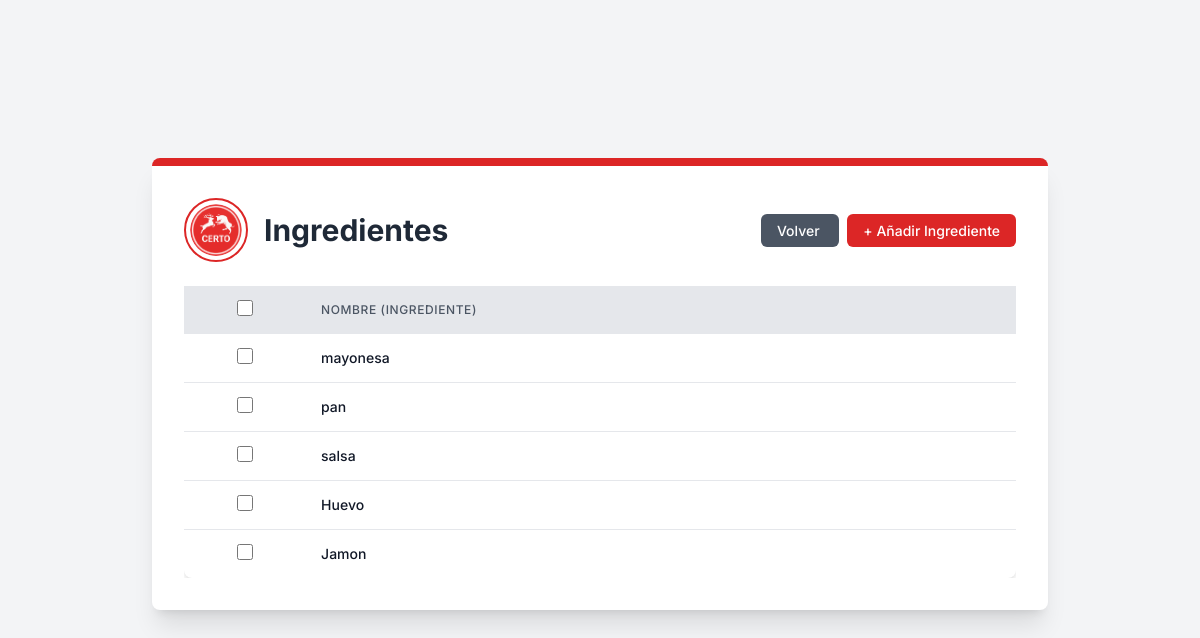
Before: /comedor/ingredients/ (signed in) with the older database file.
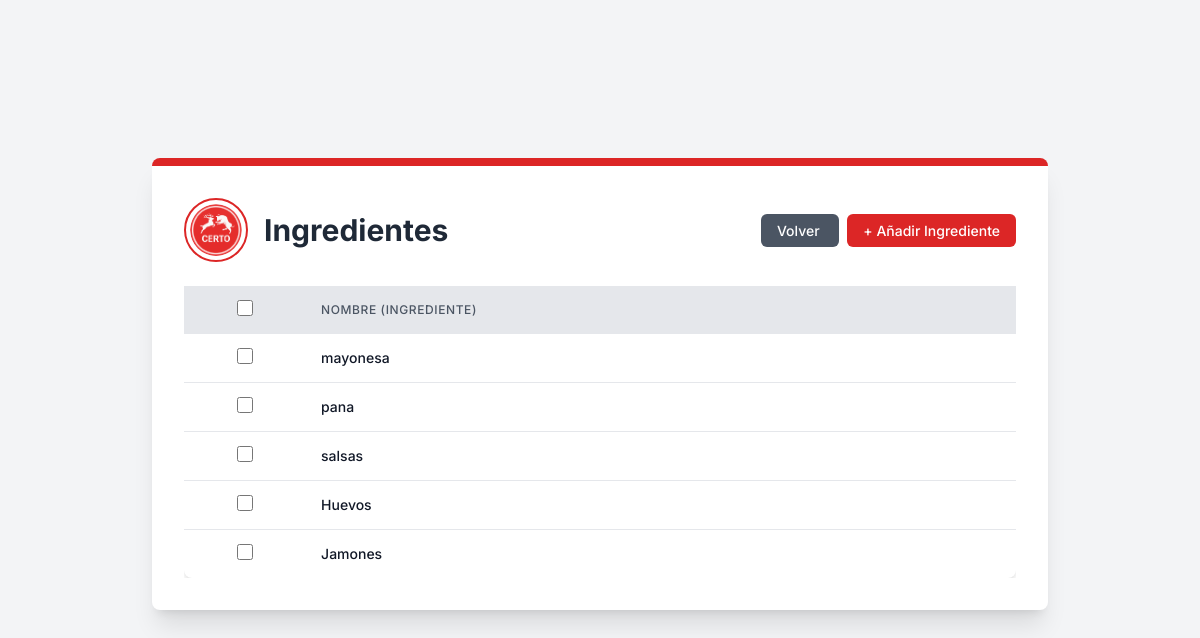
After: the same page with the newer database file.
### comedor/models.py (models this page shows, shortened)
class Ingredientes(models.Model):
    nombre = models.CharField(max_length=100, verbose_name='Nombre')
    class Meta:
        verbose_name = 'Ingrediente'
        verbose_name_plural = 'Ingredientes'

### comedor/views.py (the view)
# urls.py: path("ingredients/", views.ingredients, name="ingredients"),
def ingredients(request):
    if request.user.is_authenticated:
        ingredients = Ingredientes.objects.all()
        return render(request, 'Ingredients/ingredients_list_view.html', {'ingredientes': ingredients})
    else:
        return redirect('core:signInUp')

### comedor/templates/Ingredients/ingredients_list_view.html (shortened to what this page needs)
{% extends "main.html" %} {% load static %}{% block content %}
<div
  class="bg-white p-8 rounded-lg shadow-xl max-w-4xl w-full border-t-8 border-primary-red mb-8"
>
  <div class="flex flex-col md:flex-row items-center justify-between mb-6">
    <div class="flex items-center mb-4 md:mb-0">
      <img
        src="{% static 'img/logos/logo.png' %}"
        alt="Logo de la Cafetería Certo"
        class="w-16 h-16 rounded-full border-2 border-primary-red p-1 object-cover mr-4"
      />
      <h1 class="text-3xl font-bold text-gray-800">Ingredientes</h1>
    </div>
    <div class="text-right">
      <a
        href="/core/dashboard"
        class="px-4 py-2 text-sm font-medium text-white bg-gray-600 rounded-md hover:bg-gray-700 transition duration-300 ease-in-out mr-2"
      >
        Volver
      </a>
      <a
        href="{% url 'comedor:createIngredient' %}"
        class="px-4 py-2 text-sm font-medium text-white bg-primary-red rounded-md hover:bg-red-700 transition duration-300 ease-in-out"
      >
        + Añadir Ingrediente
      </a>
    </div>
  </div>
  <div class="overflow-x-auto">
    <form
      id="deleteForm"
      method="post"
      action="{% url 'core:bulk_delete' 'ingredientes' 'comedor:ingredients' %}"
    >
      <table class="min-w-full bg-white rounded-lg shadow-custom">
        <thead class="bg-gray-200">
          <tr>
            <th class="py-3 px-2 text-center">
              <input
                type="checkbox"
                id="selectAll"
                class="form-checkbox h-4 w-4 text-primary-red"
              />
            </th>
            <th
              class="py-3 px-4 text-left text-xs font-medium text-gray-600 uppercase tracking-wider"
            >
              Nombre (Ingrediente)
            </th>
          </tr>
        </thead>
        <tbody class="divide-y divide-gray-200">
          {% for ingrediente in ingredientes %}
          <tr class="hover:bg-gray-50 cursor-pointer" onclick="window.location.href='{% url 'comedor:createIngredient' %}?id={{ ingrediente.id }}'">
            <td class="py-3 px-2 text-center">
              <input
                type="checkbox"
                name="selected_ids"
                value="{{ ingrediente.id }}"
                class="rowCheckbox form-checkbox h-4 w-4 text-primary-red"
                onclick="event.stopPropagation();"
              />
            </td>
            <td
              class="py-3 px-4 whitespace-nowrap text-sm font-medium text-gray-900"
            >
              {{ ingrediente.nombre }}
            </td>
          </tr>
          {% endfor %}
        </tbody>
      </table>
    </form>
  </div>
</div>
{% endblock %}

Changed rows visible on the page:
changed Ingredientes: nombre "pan" → "pana"
changed Ingredientes: nombre "salsa" → "salsas"
changed Ingredientes: nombre "Huevo" → "Huevos"
changed Ingredientes: nombre "Jamon" → "Jamones"
